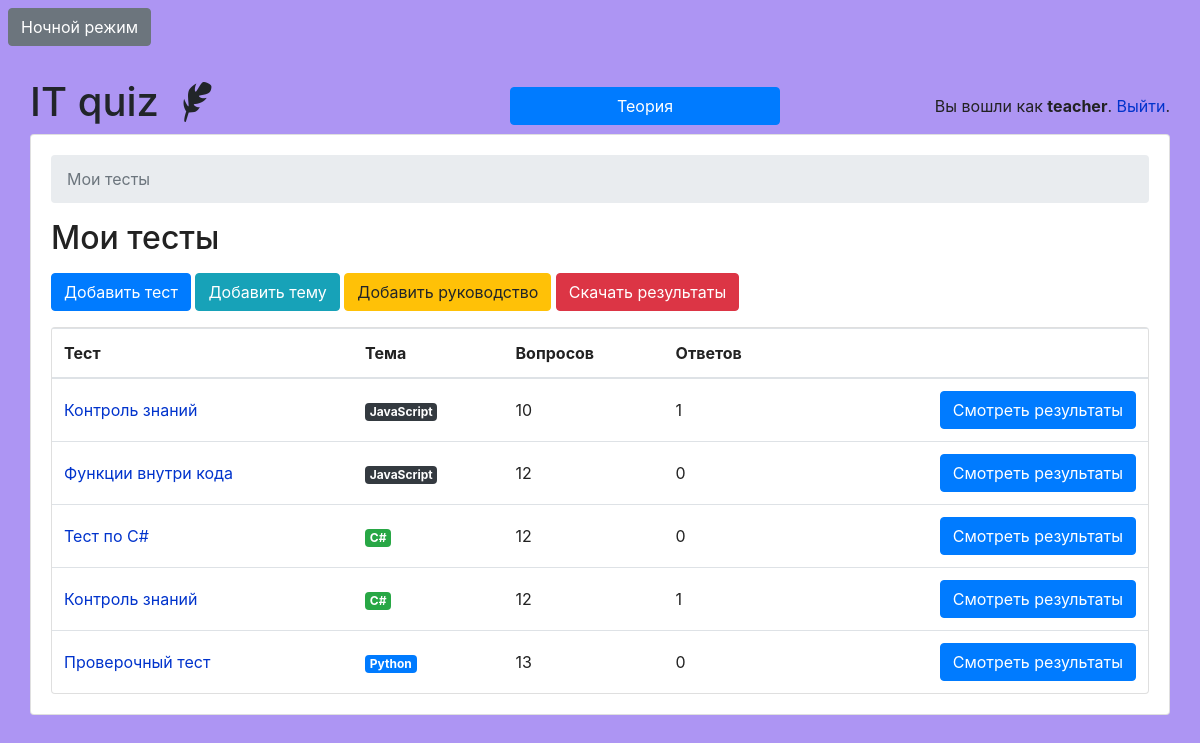
The app's page /teachers/ (signed in) with its own data.
### classroom/models.py (models this page shows, shortened)
class User(AbstractUser):
    is_student = models.BooleanField(default=False)
    is_teacher = models.BooleanField(default=False)

class Quiz(models.Model):
    owner = models.ForeignKey(User, on_delete=models.CASCADE, related_name='quizzes')
    name = models.CharField(max_length=255)
    subject = models.ForeignKey(Subject, on_delete=models.CASCADE, related_name='quizzes')

class Subject(models.Model):
    name = models.CharField(max_length=30)
    color = models.CharField(max_length=7, default='#007bff')
    def get_html_badge(self):
        name = escape(self.name)
        color = escape(self.color)
        html = '<span class="badge badge-primary" style="background-color: %s">%s</span>' % (color, name)
        return mark_safe(html)

### classroom/views/teachers.py (the view)
# urls.py: path('', students.QuizListView.as_view(), name='quiz_list'),
@method_decorator([login_required, teacher_required], name='dispatch')
class QuizListView(ListView):
    model = Quiz
    ordering = ('name', )
    context_object_name = 'quizzes'
    template_name = 'classroom/teachers/quiz_change_list.html'
    def get_queryset(self):
        queryset = self.request.user.quizzes \
            .select_related('subject') \
            .annotate(questions_count=Count('questions', distinct=True)) \
            .annotate(taken_count=Count('taken_quizzes', distinct=True))
        return queryset

### classroom/templatetags/custom_tags.py (called while the page is built)
@register.inclusion_tag('theory.html')
def theory_list():
    theory = Theory.objects.all()
    return {'theorys': theory}

### classroom/templates/classroom/teachers/quiz_change_list.html
{% extends 'base.html' %}
{% block content %}
  <nav aria-label="breadcrumb">
    <ol class="breadcrumb">
      <li class="breadcrumb-item active" aria-current="page">Мои тесты</li>
    </ol>
  </nav>
  <h2 class="mb-3">Мои тесты</h2>
  <a href="{% url 'teachers:quiz_add' %}" class="btn btn-primary mb-3" role="button">Добавить тест</a>
  <a href="{% url 'teachers:quiz_add_theme' %}" class="btn btn-info mb-3" role="button">Добавить тему</a>
  <a href="{% url 'teachers:add_theory' %}" class="btn btn-warning mb-3" role="button">Добавить руководство</a>
  <a href="{% url 'teachers:load_csv' %}" download class="btn btn-danger mb-3" role="button">Скачать результаты</a>
  <div class="card wrp">
    <table class="table mb-0">
      <thead>
        <tr>
          <th>Тест</th>
          <th>Тема</th>
          <th>Вопросов</th>
          <th>Ответов</th>
          <th></th>
        </tr>
      </thead>
      <tbody>
        {% for quiz in quizzes %}
          <tr>
            <td class="align-middle"><a href="{% url 'teachers:quiz_change' quiz.pk %}">{{ quiz.name }}</a></td>
            <td class="align-middle">{{ quiz.subject.get_html_badge }}</td>
            <td class="align-middle">{{ quiz.questions_count }}</td>
            <td class="align-middle">{{ quiz.taken_count }}</td>
            <td class="text-right">
              <a href="{% url 'teachers:quiz_results' quiz.pk %}" class="btn btn-primary">Смотреть результаты</a>
            </td>
          </tr>
        {% empty %}
          <tr>
            <td class="bg-light text-center font-italic" colspan="5">Вы еще не создали ни одного теста.</td>
          </tr>
        {% endfor %}
      </tbody>
    </table>
  </div>
{% endblock %}

### templates/base.html (shortened to what this page needs)
{% load static %}
<!doctype html>
<html lang="en">
  <head>
    <link rel="stylesheet" href="https://maxcdn.bootstrapcdn.com/bootstrap/4.0.0/css/bootstrap.min.css">
    <link rel="stylesheet" type="text/css" href="{% static 'vendor/fontello-2f186091/css/fontello.css' %}">
    <link rel="stylesheet" type="text/css" href="{% static 'css/app.css' %}">
    {% if user.is_authenticated and user.is_teacher %}
      <link rel="stylesheet" type="text/css" href="{% static 'css/teachers.css' %}">
    {% else %}
      <link rel="stylesheet" type="text/css" href="{% static 'css/students.css' %}">
    {% endif %}
  </head>
  <body>
    <button class="btn-toggle btn btn-secondary m-2">Ночной режим</button>
    <div class="container my-4">
      <div class="row justify-content-center">
        <div class="w-100">
          <div class="row d-flex align-items-center">
            <div class="col">
              <h1 class="logo">
                <a href="{% url 'home' %}">
                  IT quiz
                  {% if user.is_authenticated %}
                    {% if user.is_teacher %}
                      <span class="icon-feather" data-toggle="tooltip" data-placement="right" title="Teacher profile"></span>
                    {% else %}
                      <span class="icon-graduation-cap" data-toggle="tooltip" data-placement="right" title="Student profile"></span>
                    {% endif %}
                  {% endif %}
                </a>
              </h1>
            </div>
            <div class="col text-right">
              <button type="button" class="btn btn-primary w-75" data-toggle="modal" data-target=".bd-example-modal-lg">Теория</button>
            </div>
            {% load custom_tags %}
            <div class="col text-right">
              {% if user.is_authenticated %}
                <p class="pt-3">Вы вошли как <strong>{{ user.username }}</strong>. <a href="{% url 'logout' %}">Выйти</a>.</p>
              {% else %}
                <a href="{% url 'login' %}" class="btn btn-light" role="button">Вход</a>
                <a href="{% url 'signup' %}" class="btn btn-primary" role="button">Регистрация</a>
              {% endif %}
            </div>
          </div>
          <div class="card mb-3 wrp">
            <div class="card-body">
              {% block content %}
              {% endblock %}
            </div>
          </div>
        </div>
      </div>
    </div>
  </body>
</html>

### static/css/app.css (style rules this page uses)
.logo a { color: #212529; text-decoration: none; }
body { color: #222; background: #fff; }
a { color: #0033cc; }

### static/css/teachers.css (style rules this page uses)
body { background-color: #ad95f3; }

### records on screen
User: username "teacher"
Quiz: name "Контроль знаний", subject.get_html_badge "JavaScript", questions_count "10", taken_count "1"
Quiz: name "Функции внутри кода", subject.get_html_badge "JavaScript", questions_count "12", taken_count "0"
Quiz: name "Тест по C#", subject.get_html_badge "C#", questions_count "12", taken_count "0"
Quiz: name "Контроль знаний", subject.get_html_badge "C#", questions_count "12", taken_count "1"
Quiz: name "Проверочный тест", subject.get_html_badge "Python", questions_count "13", taken_count "0"
